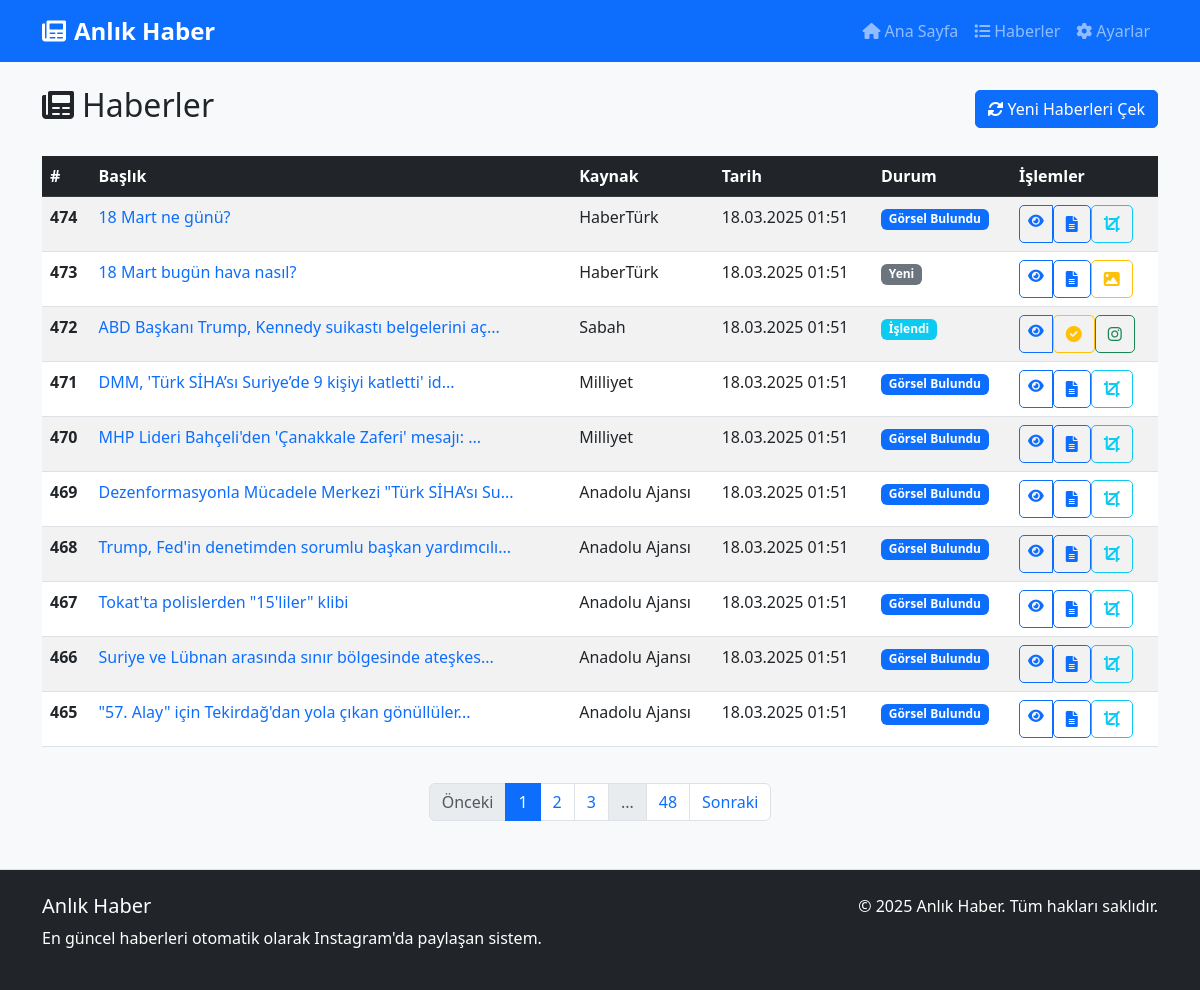
Screenshot of /haber/listesi with the database file from the repository.
### models.py (models this page shows, shortened)
class Haber(db.Model):
    id = db.Column(db.Integer, primary_key=True)
    baslik = db.Column(db.String(255), nullable=False)
    icerik = db.Column(db.Text, nullable=False)
    ozet = db.Column(db.Text, nullable=True)
    kaynak = db.Column(db.String(100), nullable=False)
    url = db.Column(db.String(500), nullable=False, unique=True)
    gorsel_url = db.Column(db.String(500), nullable=True)
    islenmis_gorsel_path = db.Column(db.String(500), nullable=True)
    orijinal_gorsel_path = db.Column(db.String(500), nullable=True)
    paylasildi = db.Column(db.Boolean, default=False)
    paylasima_hazir = db.Column(db.Boolean, default=False)
    paylasilma_zamani = db.Column(db.DateTime, nullable=True)
    instagram_post_id = db.Column(db.String(100), nullable=True)
    olusturulma_zamani = db.Column(db.DateTime, default=datetime.now)

### routes/haber_routes.py (the view)
@haber_bp.route('/listesi')
def haberler_listesi():
    page = request.args.get('page', 1, type=int)
    per_page = 10
    haberler = Haber.query.order_by(Haber.olusturulma_zamani.desc()).paginate(page=page, per_page=per_page)
    return render_template('haberler.html', haberler=haberler, now=datetime.now())

### templates/haberler.html (shortened to what this page needs)
{% extends 'base.html' %}
{% block content %}
<div class="d-flex justify-content-between align-items-center mb-4">
    <h2><i class="fas fa-newspaper me-2"></i>Haberler</h2>
    <form action="{{ url_for('haberleri_cek_route') }}" method="post">
        <button type="submit" class="btn btn-primary">
            <i class="fas fa-sync-alt me-1"></i>Yeni Haberleri Çek
        </button>
    </form>
</div>
{% if haberler.items %}
    <div class="table-responsive">
        <table class="table table-hover table-striped">
            <thead class="table-dark">
                <tr>
                    <th scope="col">#</th>
                    <th scope="col">Başlık</th>
                    <th scope="col">Kaynak</th>
                    <th scope="col">Tarih</th>
                    <th scope="col">Durum</th>
                    <th scope="col">İşlemler</th>
                </tr>
            </thead>
            <tbody>
                {% for haber in haberler.items %}
                    <tr>
                        <th scope="row">{{ haber.id }}</th>
                        <td>
                            <a href="{{ url_for('haber_detay', haber_id=haber.id) }}" class="text-decoration-none">
                                {{ haber.baslik[:50] }}{% if haber.baslik|length > 50 %}...{% endif %}
                            </a>
                        </td>
                        <td>{{ haber.kaynak }}</td>
                        <td>{{ haber.olusturulma_zamani.strftime('%d.%m.%Y %H:%M') }}</td>
                        <td>
                            {% if haber.paylasildi %}
                                <span class="badge bg-success">Paylaşıldı</span>
                            {% elif haber.paylasima_hazir %}
                                <span class="badge bg-warning">Paylaşıma Hazır</span>
                            {% elif haber.islenmis_gorsel_path %}
                                <span class="badge bg-info">İşlendi</span>
                            {% elif haber.gorsel_url %}
                                <span class="badge bg-primary">Görsel Bulundu</span>
                            {% elif haber.ozet %}
                                <span class="badge bg-primary">Özetlendi</span>
                            {% else %}
                                <span class="badge bg-secondary">Yeni</span>
                            {% endif %}
                        </td>
                        <td>
                            <div class="btn-group btn-group-sm" role="group">
                                <a href="{{ url_for('haber_detay', haber_id=haber.id) }}" class="btn btn-outline-primary" title="Detay">
                                    <i class="fas fa-eye"></i>
                                </a>
                                {% if not haber.ozet %}
                                    <form action="{{ url_for('ozetsiz_haberleri_ozetle_route') }}" method="post" class="d-inline">
                                        <button type="submit" class="btn btn-outline-primary" title="Özetle">
                                            <i class="fas fa-file-alt"></i>
                                        </button>
                                    </form>
                                {% endif %}
                                {% if not haber.gorsel_url %}
                                    <form action="{{ url_for('haber_gorsel_bul', haber_id=haber.id) }}" method="post" class="d-inline">
                                        <button type="submit" class="btn btn-outline-warning" title="Görsel Bul">
                                            <i class="fas fa-image"></i>
                                        </button>
                                    </form>
                                {% endif %}
                                {% if haber.gorsel_url and not haber.islenmis_gorsel_path %}
                                    <form action="{{ url_for('haber_gorselini_isle', haber_id=haber.id) }}" method="post" class="d-inline">
                                        <button type="submit" class="btn btn-outline-info" title="Görseli İşle">
                                            <i class="fas fa-crop"></i>
                                        </button>
                                    </form>
                                {% endif %}
                                {% if haber.islenmis_gorsel_path and haber.ozet and not haber.paylasima_hazir and not haber.paylasildi %}
                                    <form action="{{ url_for('haber_paylasima_hazirla', haber_id=haber.id) }}" method="post" class="d-inline">
                                        <button type="submit" class="btn btn-outline-warning" title="Paylaşıma Hazırla">
                                            <i class="fas fa-check-circle"></i>
                                        </button>
                                    </form>
                                {% endif %}
                                {% if haber.islenmis_gorsel_path and not haber.paylasildi %}
                                    <form action="{{ url_for('haber_paylas', haber_id=haber.id) }}" method="post" class="d-inline">
                                        <button type="submit" class="btn btn-outline-success" title="Instagram'da Paylaş">
                                            <i class="fab fa-instagram"></i>
                                        </button>
                                    </form>
                                {% endif %}
                            </div>
                        </td>
                    </tr>
                {% endfor %}
            </tbody>
        </table>
    </div>
    <nav aria-label="Sayfalama">
        <ul class="pagination justify-content-center">
            {% if haberler.has_prev %}
                <li class="page-item">
                    <a class="page-link" href="{{ url_for('haberler', page=haberler.prev_num) }}">Önceki</a>
                </li>
            {% else %}
                <li class="page-item disabled">
                    <span class="page-link">Önceki</span>
                </li>
            {% endif %}
            {% for page_num in haberler.iter_pages(left_edge=1, right_edge=1, left_current=2, right_current=2) %}
                {% if page_num %}
                    {% if page_num == haberler.page %}
                        <li class="page-item active">
                            <span class="page-link">{{ page_num }}</span>
                        </li>
                    {% else %}
                        <li class="page-item">
                            <a class="page-link" href="{{ url_for('haberler', page=page_num) }}">{{ page_num }}</a>
                        </li>
                    {% endif %}
                {% else %}
                    <li class="page-item disabled">
                        <span class="page-link">...</span>
                    </li>
                {% endif %}
            {% endfor %}
            {% if haberler.has_next %}
                <li class="page-item">
                    <a class="page-link" href="{{ url_for('haberler', page=haberler.next_num) }}">Sonraki</a>
                </li>
            {% else %}
                <li class="page-item disabled">
                    <span class="page-link">Sonraki</span>
                </li>
            {% endif %}
        </ul>
    </nav>
{% else %}
    <div class="alert alert-info">
        <i class="fas fa-info-circle me-2"></i>Henüz hiç haber bulunmuyor. "Yeni Haberleri Çek" butonuna tıklayarak haberleri çekmeye başlayabilirsiniz.
    </div>
{% endif %}
{% endblock %}

### templates/base.html (shortened to what this page needs)
<!DOCTYPE html>
<html lang="tr">
<head>
    <link href="https://cdn.jsdelivr.net/npm/bootstrap@5.3.0-alpha1/dist/css/bootstrap.min.css" rel="stylesheet">
    <link rel="stylesheet" href="https://cdnjs.cloudflare.com/ajax/libs/font-awesome/6.0.0/css/all.min.css">
    <link rel="stylesheet" href="{{ url_for('static', filename='css/style.css') }}">
</head>
<body>
    <nav class="navbar navbar-expand-lg navbar-dark bg-primary">
        <div class="container">
            <a class="navbar-brand" href="{{ url_for('index') }}">
                <i class="fas fa-newspaper me-2"></i>Anlık Haber
            </a>
            <div class="collapse navbar-collapse" id="navbarNav">
                <ul class="navbar-nav ms-auto">
                    <li class="nav-item">
                        <a class="nav-link {% if request.path == url_for('index') %}active{% endif %}" href="{{ url_for('index') }}">
                            <i class="fas fa-home me-1"></i>Ana Sayfa
                        </a>
                    </li>
                    <li class="nav-item">
                        <a class="nav-link {% if request.path.startswith('/haberler') %}active{% endif %}" href="{{ url_for('haberler') }}">
                            <i class="fas fa-list me-1"></i>Haberler
                        </a>
                    </li>
                    <li class="nav-item">
                        <a class="nav-link {% if request.path == url_for('ayarlar') %}active{% endif %}" href="{{ url_for('ayarlar') }}">
                            <i class="fas fa-cog me-1"></i>Ayarlar
                        </a>
                    </li>
                </ul>
            </div>
        </div>
    </nav>
    <main class="container my-4">
        {% block content %}{% endblock %}
    </main>
    <footer class="bg-dark text-white py-4 mt-5">
        <div class="container">
            <div class="row">
                <div class="col-md-6">
                    <h5>Anlık Haber</h5>
                    <p>En güncel haberleri otomatik olarak Instagram'da paylaşan sistem.</p>
                </div>
                <div class="col-md-6 text-md-end">
                    <p>&copy; {{ now.year }} Anlık Haber. Tüm hakları saklıdır.</p>
                </div>
            </div>
        </div>
    </footer>
</body>
</html>

### static/css/style.css (style rules this page uses)
body { background-color: #f8f9fa; font-family: 'Segoe UI', Tahoma, Geneva, Verdana, sans-serif; }
.navbar-brand { font-weight: bold; font-size: 1.5rem; }
.btn { border-radius: 5px; font-weight: 500; }
.table th { font-weight: 600; }
.pagination { margin-top: 20px; }
footer { margin-top: 50px; border-top: 1px solid #dee2e6; }

### rows the page displays
Haber: id "474", baslik "18 Mart ne günü?", kaynak "HaberTürk", olusturulma_zamani "18.03.2025 01:51", paylasildi "Görsel Bulundu"
Haber: id "473", baslik "18 Mart bugün hava nasıl?", kaynak "HaberTürk", olusturulma_zamani "18.03.2025 01:51", paylasildi "Yeni"
Haber: id "472", baslik "ABD Başkanı Trump, Kennedy suikastı belgelerini aç", kaynak "Sabah", olusturulma_zamani "18.03.2025 01:51", paylasildi "İşlendi"
Haber: id "471", baslik "DMM, 'Türk SİHA’sı Suriye’de 9 kişiyi katletti' id", kaynak "Milliyet", olusturulma_zamani "18.03.2025 01:51", paylasildi "Görsel Bulundu"
Haber: id "470", baslik "MHP Lideri Bahçeli'den 'Çanakkale Zaferi' mesajı:", kaynak "Milliyet", olusturulma_zamani "18.03.2025 01:51", paylasildi "Görsel Bulundu"
Haber: id "469", baslik "Dezenformasyonla Mücadele Merkezi \"Türk SİHA’sı Su", kaynak "Anadolu Ajansı", olusturulma_zamani "18.03.2025 01:51", paylasildi "Görsel Bulundu"
Haber: id "468", baslik "Trump, Fed'in denetimden sorumlu başkan yardımcılı", kaynak "Anadolu Ajansı", olusturulma_zamani "18.03.2025 01:51", paylasildi "Görsel Bulundu"
Haber: id "467", baslik "Tokat'ta polislerden \"15'liler\" klibi", kaynak "Anadolu Ajansı", olusturulma_zamani "18.03.2025 01:51", paylasildi "Görsel Bulundu"
Haber: id "466", baslik "Suriye ve Lübnan arasında sınır bölgesinde ateşkes", kaynak "Anadolu Ajansı", olusturulma_zamani "18.03.2025 01:51", paylasildi "Görsel Bulundu"
Haber: id "465", baslik "\"57. Alay\" için Tekirdağ'dan yola çıkan gönüllüler", kaynak "Anadolu Ajansı", olusturulma_zamani "18.03.2025 01:51", paylasildi "Görsel Bulundu"

### other values shown
{{ page_num }} "1"
{{ page_num }} "2" "3" "48"
